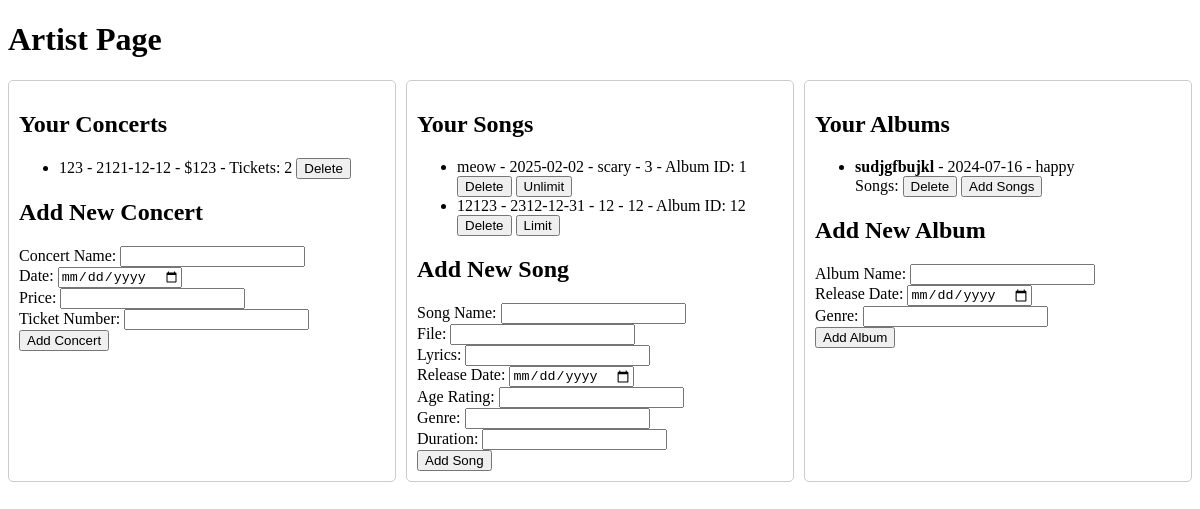
The app's page /artist_page (signed in), older data.
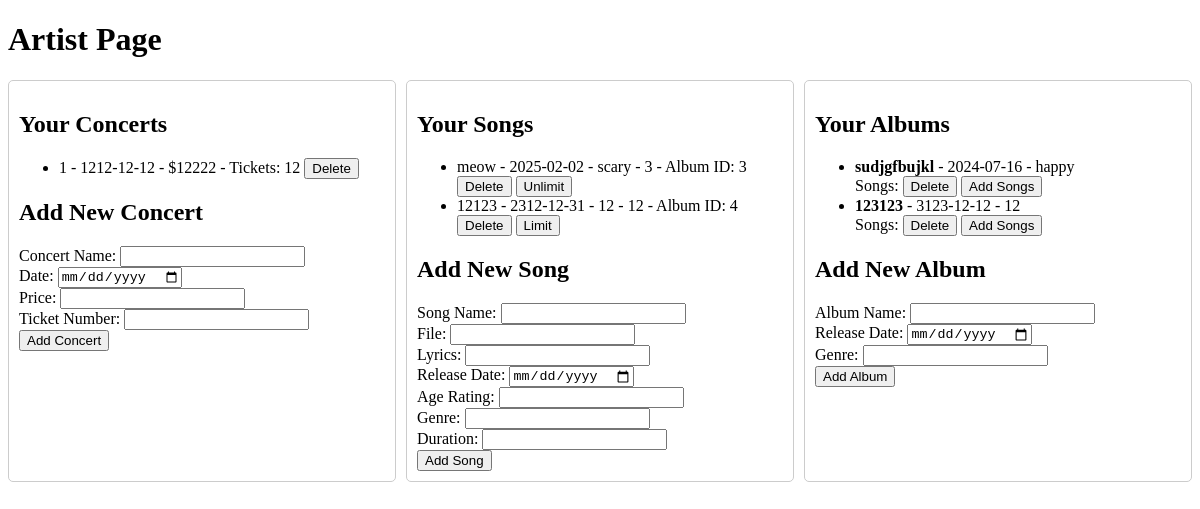
The same page, newer data.
### tables this page shows
CREATE TABLE concerts (
                    concert_id INTEGER PRIMARY KEY AUTOINCREMENT,
                    name TEXT NOT NULL,
                    date TEXT NOT NULL,
                    price DECIMAL(10, 2) NOT NULL,
                    ticket_number INTEGER NOT NULL,
                    user_id TEXT NOT NULL,
                    FOREIGN KEY (user_id) REFERENCES USERS (user_id)
                );

CREATE TABLE SONGS (
                song_id INTEGER PRIMARY KEY AUTOINCREMENT,
                name TEXT,
                file TEXT,
                lyrics TEXT,
                release_date DATE,
                age_rating INTEGER CHECK(age_rating >= 9 AND age_rating <= 120),
                genre TEXT,
                duration INTEGER,
                is_limited BOOLEAN DEFAULT 0,
                album_id INTEGER,
                user_id TEXT,
                FOREIGN KEY (album_id) REFERENCES ALBUM (album_id),
                FOREIGN KEY (user_id) REFERENCES USERS (user_id)
            );

CREATE TABLE ALBUM (
                album_id INTEGER PRIMARY KEY AUTOINCREMENT,
                name TEXT,
                release_date DATE,
                genre TEXT,
                user_id TEXT,
                FOREIGN KEY (user_id) REFERENCES USERS (user_id)
            );

### app.py (the view, shortened to what this page needs)
@app.route("/artist_page", methods=["GET", "POST"])
def artist_page():
    if "user_id" in session and session.get("is_artist"):
        user_id = session["user_id"]
        try:
            with sqlite3.connect("database.db") as connect:
                cursor = connect.cursor()
                cursor.execute(
                    "SELECT concert_id, name, date, price, ticket_number FROM concerts WHERE user_id = ?",
                    (user_id,),
                )
                concerts = cursor.fetchall()
                cursor.execute(
                    "SELECT song_id, name, album_id, release_date, genre, duration, is_limited FROM songs WHERE user_id = ?",
                    (user_id,),
                )
                songs = cursor.fetchall()
                cursor.execute(
                    "SELECT album_id, name, release_date, genre FROM ALBUM WHERE user_id = ?",
                    (user_id,),
                )
                albums = cursor.fetchall()
            return render_template(
                "artist.html",
                concerts=concerts,
                songs=songs,
                albums=albums,
                user_id=user_id,
            )
        except Exception as e:
            logging.error(f"Error fetching artist page: {e}")
            flash("An error occurred while fetching the artist page.")
            return redirect(url_for("user"))
    else:
        flash("Access denied: You are not an artist.")
        return redirect(url_for("user"))

### templates/artist.html (shortened to what this page needs)
<!DOCTYPE html>
<html lang="en">
<head>
</head>
<body>
    <h1>Artist Page</h1>
    <div class="grid-container">
        <div class="grid-item">
            <h2>Your Concerts</h2>
            <ul>
                {% for concert in concerts %}
                <li>
                    {{ concert[1] }} - {{ concert[2] }} - ${{ concert[3] }} - Tickets: {{ concert[4] }}
                    <form action="{{ url_for('artist_page') }}" method="POST" style="display:inline;">
                        <button type="submit">Delete</button>
                    </form>
                </li>
                {% endfor %}
            </ul>
            <h2>Add New Concert</h2>
            <form action="{{ url_for('artist_page') }}" method="POST">
                <label for="name">Concert Name:</label>
                <input type="text" id="name" name="name" required><br>
                <label for="date">Date:</label>
                <input type="date" id="date" name="date" required><br>
                <label for="price">Price:</label>
                <input type="number" id="price" name="price" required><br>
                <label for="ticket_number">Ticket Number:</label>
                <input type="number" id="ticket_number" name="ticket_number" required><br>
                <button type="submit">Add Concert</button>
            </form>
        </div>
        <div class="grid-item">
            <h2>Your Songs</h2>
            <ul>
                {% for song in songs %}
                <li>
                    {{ song[1] }} - {{ song[3] }} - {{ song[4] }} - {{ song[5] }} - Album ID: {{ song[2] }}
                    <form action="{{ url_for('artist_page') }}" method="POST" style="display:inline;">
                        <button type="submit">Delete</button>
                    </form>
                    <form action="{{ url_for('artist_page') }}" method="POST" style="display:inline;">
                        <button type="submit">{{ 'Limit' if not song[6] else 'Unlimit' }}</button>
                    </form>
                </li>
                {% endfor %}
            </ul>
            <h2>Add New Song</h2>
            <form action="{{ url_for('artist_page') }}" method="POST">
                <label for="song_name">Song Name:</label>
                <input type="text" id="song_name" name="song_name" required><br>
                <label for="file">File:</label>
                <input type="text" id="file" name="file" required><br>
                <label for="lyrics">Lyrics:</label>
                <input type="text" id="lyrics" name="lyrics" required><br>
                <label for="release_date">Release Date:</label>
                <input type="date" id="release_date" name="release_date" value="{{ current_date }}" required><br>
                <label for="age_rating">Age Rating:</label>
                <input type="number" id="age_rating" name="age_rating" required><br>
                <label for="genre">Genre:</label>
                <input type="text" id="genre" name="genre" required><br>
                <label for="duration">Duration:</label>
                <input type="number" id="duration" name="duration" required><br>
                <button type="submit">Add Song</button>
            </form>
        </div>
        <div class="grid-item">
            <h2>Your Albums</h2>
            <ul>
                {% for album in albums %}
                <li>
                    <b>{{ album[1] }}</b> - {{ album[2] }} - {{ album[3] }}<br>
                    Songs: {{ album[4] | safe }}
                    <form action="{{ url_for('artist_page') }}" method="POST" style="display:inline;">
                        <button type="submit">Delete</button>
                    </form>
                    <button onclick="showAddSongForm({{ album[0] }})">Add Songs</button>
                </li>
                {% endfor %}
            </ul>
            <h2>Add New Album</h2>
            <form action="{{ url_for('artist_page') }}" method="POST">
                <label for="album_name">Album Name:</label>
                <input type="text" id="album_name" name="album_name" required><br>
                <label for="release_date">Release Date:</label>
                <input type="date" id="release_date" name="release_date" value="{{ current_date }}" required><br>
                <label for="genre">Genre:</label>
                <input type="text" id="genre" name="genre" required><br>
                <button type="submit">Add Album</button>
            </form>
        </div>
    </div>
</body>
</html>

### templates/artist.html (style rules this page uses)
.grid-container { display: grid; grid-template-columns: repeat(3, 1fr); gap: 10px; }
.grid-item { border: 1px solid #ccc; padding: 10px; border-radius: 5px; }

Row changes from the older to the newer data that the page shows:
removed concerts: name "123", date "2121-12-12", price "123", ticket_number "2"
added concerts: name "1", date "1212-12-12", price "12222", ticket_number "12"
changed SONGS "meow": album "1" → "3"
changed SONGS "Limit": album "12" → "4"
added ALBUM: name "123123", release_date "3123-12-12", genre "12"
